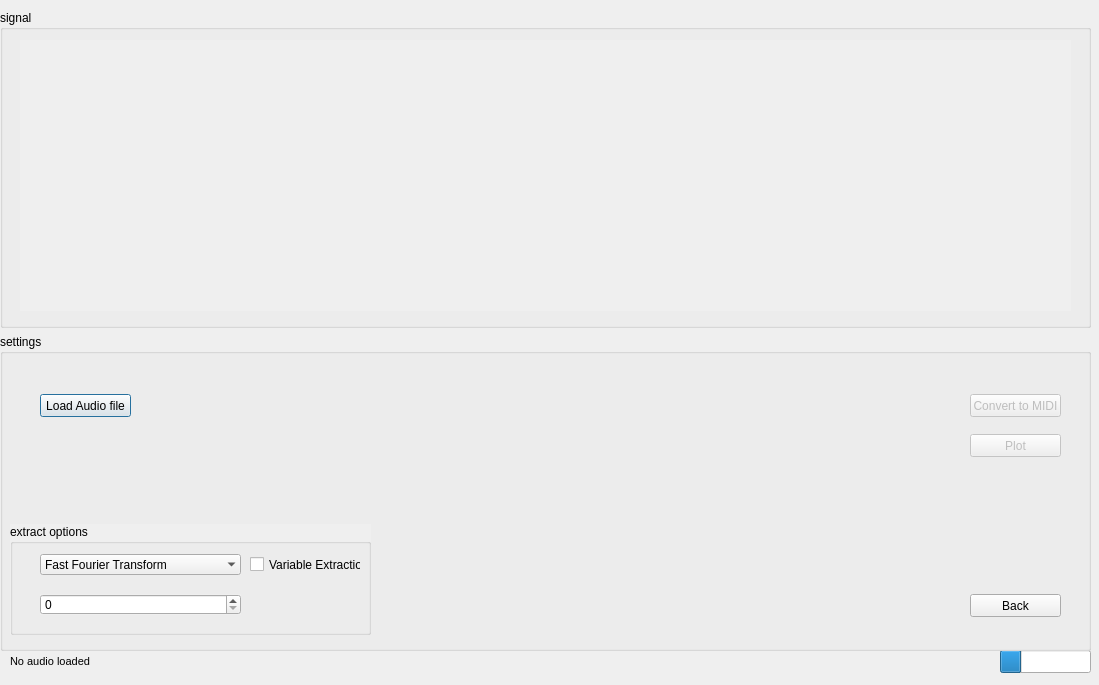
<?xml version="1.0" encoding="UTF-8"?>
<ui version="4.0">
 <class>ConverterDialog</class>
 <widget class="QDialog" name="ConverterDialog">
  <property name="geometry">
   <rect>
    <x>0</x>
    <y>0</y>
    <width>1099</width>
    <height>685</height>
   </rect>
  </property>
  <property name="sizePolicy">
   <sizepolicy hsizetype="Preferred" vsizetype="Preferred">
    <horstretch>0</horstretch>
    <verstretch>0</verstretch>
   </sizepolicy>
  </property>
  <property name="windowTitle">
   <string>Dialog</string>
  </property>
  <widget class="QWidget" name="gridLayoutWidget_8">
   <property name="geometry">
    <rect>
     <x>10</x>
     <y>650</y>
     <width>1081</width>
     <height>23</height>
    </rect>
   </property>
   <layout class="QGridLayout" name="gridLayout_7">
    <item row="1" column="0">
     <widget class="QLabel" name="selectedSongLabel">
      <property name="sizePolicy">
       <sizepolicy hsizetype="Preferred" vsizetype="Preferred">
        <horstretch>0</horstretch>
        <verstretch>0</verstretch>
       </sizepolicy>
      </property>
      <property name="autoFillBackground">
       <bool>true</bool>
      </property>
      <property name="text">
       <string>&lt;html&gt;&lt;head/&gt;&lt;body&gt;&lt;p align=&quot;center&quot;&gt;&lt;span style=&quot; font-size:8pt;&quot;&gt;No audio loaded&lt;/span&gt;&lt;/p&gt;&lt;/body&gt;&lt;/html&gt;</string>
      </property>
     </widget>
    </item>
    <item row="1" column="1">
     <spacer name="horizontalSpacer_2">
      <property name="orientation">
       <enum>Qt::Horizontal</enum>
      </property>
      <property name="sizeHint" stdset="0">
       <size>
        <width>40</width>
        <height>20</height>
       </size>
      </property>
     </spacer>
    </item>
    <item row="1" column="2">
     <widget class="QProgressBar" name="progressBar">
      <property name="enabled">
       <bool>true</bool>
      </property>
      <property name="sizePolicy">
       <sizepolicy hsizetype="Preferred" vsizetype="Preferred">
        <horstretch>0</horstretch>
        <verstretch>0</verstretch>
       </sizepolicy>
      </property>
      <property name="toolTipDuration">
       <number>-1</number>
      </property>
      <property name="layoutDirection">
       <enum>Qt::LeftToRight</enum>
      </property>
      <property name="autoFillBackground">
       <bool>false</bool>
      </property>
      <property name="value">
       <number>24</number>
      </property>
      <property name="textVisible">
       <bool>false</bool>
      </property>
      <property name="format">
       <string/>
      </property>
     </widget>
    </item>
   </layout>
  </widget>
  <widget class="QWidget" name="layoutWidget">
   <property name="geometry">
    <rect>
     <x>0</x>
     <y>10</y>
     <width>1091</width>
     <height>641</height>
    </rect>
   </property>
   <layout class="QVBoxLayout" name="verticalLayout_3">
    <item>
     <layout class="QGridLayout" name="gridLayout_3">
      <item row="0" column="1">
       <widget class="QGroupBox" name="dataGroupBox">
        <property name="autoFillBackground">
         <bool>true</bool>
        </property>
        <property name="title">
         <string>signal</string>
        </property>
        <widget class="QCustomPlot" name="customPlotTime" native="true">
         <property name="geometry">
          <rect>
           <x>20</x>
           <y>30</y>
           <width>1051</width>
           <height>271</height>
          </rect>
         </property>
         <property name="autoFillBackground">
          <bool>true</bool>
         </property>
        </widget>
       </widget>
      </item>
     </layout>
    </item>
    <item>
     <layout class="QGridLayout" name="gridLayout_5">
      <item row="0" column="0">
       <widget class="QGroupBox" name="settingsGroupBox">
        <property name="autoFillBackground">
         <bool>true</bool>
        </property>
        <property name="title">
         <string>settings</string>
        </property>
        <widget class="QGroupBox" name="extractGroupBox">
         <property name="geometry">
          <rect>
           <x>10</x>
           <y>190</y>
           <width>361</width>
           <height>111</height>
          </rect>
         </property>
         <property name="sizePolicy">
          <sizepolicy hsizetype="Preferred" vsizetype="Preferred">
           <horstretch>0</horstretch>
           <verstretch>0</verstretch>
          </sizepolicy>
         </property>
         <property name="autoFillBackground">
          <bool>true</bool>
         </property>
         <property name="title">
          <string>extract options</string>
         </property>
         <widget class="QComboBox" name="fourierSelectComboBox">
          <property name="geometry">
           <rect>
            <x>30</x>
            <y>30</y>
            <width>201</width>
            <height>21</height>
           </rect>
          </property>
          <property name="sizePolicy">
           <sizepolicy hsizetype="Fixed" vsizetype="Fixed">
            <horstretch>0</horstretch>
            <verstretch>0</verstretch>
           </sizepolicy>
          </property>
          <property name="autoFillBackground">
           <bool>true</bool>
          </property>
          <property name="frame">
           <bool>false</bool>
          </property>
          <item>
           <property name="text">
            <string>Fast Fourier Transform</string>
           </property>
          </item>
          <item>
           <property name="text">
            <string>Short Time Fourier Transform</string>
           </property>
          </item>
          <item>
           <property name="text">
            <string>Aquila Short Time Fourier Transform</string>
           </property>
          </item>
         </widget>
         <widget class="QCheckBox" name="variableExtractionCheckBox">
          <property name="geometry">
           <rect>
            <x>240</x>
            <y>30</y>
            <width>111</width>
            <height>21</height>
           </rect>
          </property>
          <property name="sizePolicy">
           <sizepolicy hsizetype="Fixed" vsizetype="Fixed">
            <horstretch>0</horstretch>
            <verstretch>0</verstretch>
           </sizepolicy>
          </property>
          <property name="text">
           <string>Variable Extraction</string>
          </property>
         </widget>
         <widget class="QSpinBox" name="extractNumberSpinBox">
          <property name="geometry">
           <rect>
            <x>30</x>
            <y>70</y>
            <width>201</width>
            <height>21</height>
           </rect>
          </property>
          <property name="sizePolicy">
           <sizepolicy hsizetype="Fixed" vsizetype="Fixed">
            <horstretch>0</horstretch>
            <verstretch>0</verstretch>
           </sizepolicy>
          </property>
          <property name="autoFillBackground">
           <bool>true</bool>
          </property>
         </widget>
        </widget>
        <widget class="QPushButton" name="fileLoadButton">
         <property name="geometry">
          <rect>
           <x>40</x>
           <y>60</y>
           <width>91</width>
           <height>23</height>
          </rect>
         </property>
         <property name="sizePolicy">
          <sizepolicy hsizetype="Preferred" vsizetype="Preferred">
           <horstretch>0</horstretch>
           <verstretch>0</verstretch>
          </sizepolicy>
         </property>
         <property name="text">
          <string>Load Audio file</string>
         </property>
        </widget>
        <widget class="QPushButton" name="convertButton">
         <property name="enabled">
          <bool>false</bool>
         </property>
         <property name="geometry">
          <rect>
           <x>970</x>
           <y>60</y>
           <width>91</width>
           <height>23</height>
          </rect>
         </property>
         <property name="text">
          <string>Convert to MIDI</string>
         </property>
        </widget>
        <widget class="QPushButton" name="plotButton">
         <property name="enabled">
          <bool>false</bool>
         </property>
         <property name="geometry">
          <rect>
           <x>970</x>
           <y>100</y>
           <width>91</width>
           <height>23</height>
          </rect>
         </property>
         <property name="text">
          <string>Plot</string>
         </property>
        </widget>
        <widget class="QPushButton" name="backButton">
         <property name="geometry">
          <rect>
           <x>970</x>
           <y>260</y>
           <width>91</width>
           <height>23</height>
          </rect>
         </property>
         <property name="autoFillBackground">
          <bool>true</bool>
         </property>
         <property name="text">
          <string>Back</string>
         </property>
        </widget>
       </widget>
      </item>
     </layout>
    </item>
   </layout>
  </widget>
 </widget>
 <customwidgets>
  <customwidget>
   <class>QCustomPlot</class>
   <extends>QWidget</extends>
   <header>qcustomplot.h</header>
   <container>1</container>
  </customwidget>
 </customwidgets>
 <resources/>
 <connections/>
</ui>
